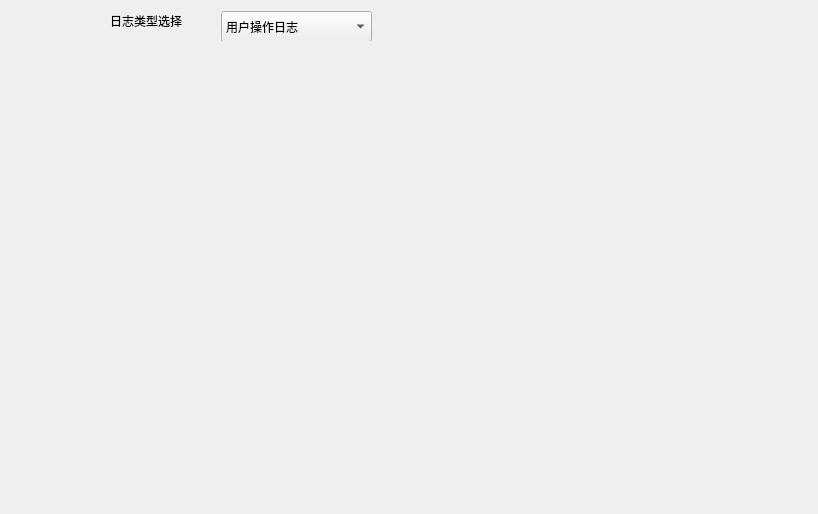
<?xml version="1.0" encoding="UTF-8"?>
<ui version="4.0">
 <class>LogMainWid</class>
 <widget class="QWidget" name="LogMainWid">
  <property name="geometry">
   <rect>
    <x>0</x>
    <y>0</y>
    <width>818</width>
    <height>514</height>
   </rect>
  </property>
  <property name="windowTitle">
   <string>Form</string>
  </property>
  <layout class="QGridLayout" name="gridLayout">
   <item row="0" column="0">
    <widget class="QWidget" name="widget" native="true">
     <property name="minimumSize">
      <size>
       <width>0</width>
       <height>30</height>
      </size>
     </property>
     <property name="maximumSize">
      <size>
       <width>16777215</width>
       <height>30</height>
      </size>
     </property>
     <widget class="QComboBox" name="comboBox">
      <property name="geometry">
       <rect>
        <x>210</x>
        <y>0</y>
        <width>151</width>
        <height>31</height>
       </rect>
      </property>
      <item>
       <property name="text">
        <string>用户操作日志</string>
       </property>
      </item>
      <item>
       <property name="text">
        <string>PDU报警日志</string>
       </property>
      </item>
      <item>
       <property name="text">
        <string>PDU数据纪录</string>
       </property>
      </item>
      <item>
       <property name="text">
        <string>机柜数据纪录</string>
       </property>
      </item>
      <item>
       <property name="text">
        <string>机柜电能计算</string>
       </property>
      </item>
     </widget>
     <widget class="QLabel" name="label">
      <property name="geometry">
       <rect>
        <x>20</x>
        <y>0</y>
        <width>151</width>
        <height>20</height>
       </rect>
      </property>
      <property name="text">
       <string>日志类型选择</string>
      </property>
      <property name="alignment">
       <set>Qt::AlignRight|Qt::AlignTrailing|Qt::AlignVCenter</set>
      </property>
     </widget>
    </widget>
   </item>
   <item row="1" column="0">
    <widget class="QStackedWidget" name="stackedWid"/>
   </item>
  </layout>
 </widget>
 <resources/>
 <connections/>
</ui>
